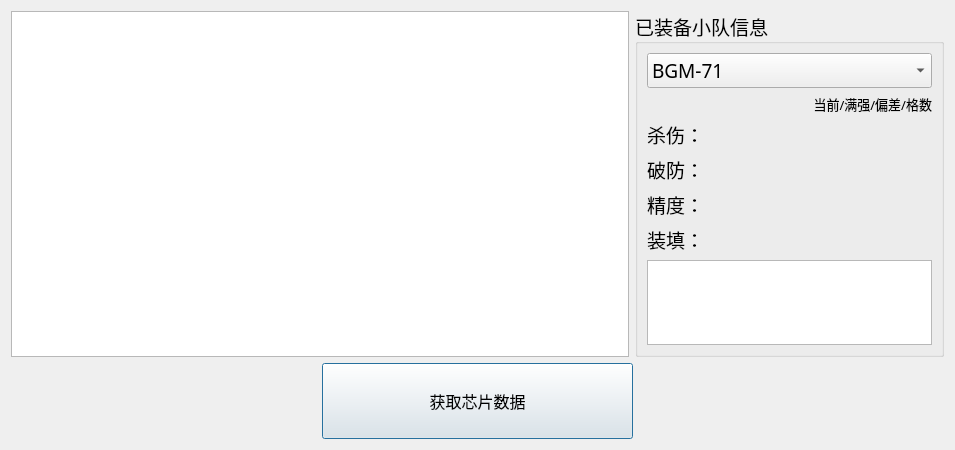
<?xml version="1.0" encoding="UTF-8"?>
<ui version="4.0">
 <class>ChipDataWindow</class>
 <widget class="QDialog" name="ChipDataWindow">
  <property name="geometry">
   <rect>
    <x>0</x>
    <y>0</y>
    <width>955</width>
    <height>450</height>
   </rect>
  </property>
  <property name="font">
   <font>
    <family>等线</family>
    <pointsize>14</pointsize>
   </font>
  </property>
  <property name="windowTitle">
   <string>芯片数据</string>
  </property>
  <layout class="QGridLayout" name="gridLayout" columnstretch="2,1">
   <item row="0" column="0">
    <widget class="QTableView" name="tableView"/>
   </item>
   <item row="0" column="1">
    <widget class="QGroupBox" name="groupBox">
     <property name="title">
      <string>已装备小队信息</string>
     </property>
     <layout class="QGridLayout" name="gridLayout_2">
      <item row="5" column="0">
       <widget class="QLabel" name="reloadLabel">
        <property name="text">
         <string>装填：</string>
        </property>
       </widget>
      </item>
      <item row="3" column="0">
       <widget class="QLabel" name="dbkLabel">
        <property name="text">
         <string>破防：</string>
        </property>
       </widget>
      </item>
      <item row="4" column="0">
       <widget class="QLabel" name="hitLabel">
        <property name="text">
         <string>精度：</string>
        </property>
       </widget>
      </item>
      <item row="0" column="0">
       <widget class="QComboBox" name="squadComboBox">
        <item>
         <property name="text">
          <string>BGM-71</string>
         </property>
        </item>
        <item>
         <property name="text">
          <string>AGS-30</string>
         </property>
        </item>
        <item>
         <property name="text">
          <string>2B14</string>
         </property>
        </item>
        <item>
         <property name="text">
          <string>M2</string>
         </property>
        </item>
        <item>
         <property name="text">
          <string>AT4</string>
         </property>
        </item>
        <item>
         <property name="text">
          <string>QLZ-04</string>
         </property>
        </item>
       </widget>
      </item>
      <item row="6" column="0">
       <widget class="QTableView" name="squadTableView"/>
      </item>
      <item row="2" column="0">
       <widget class="QLabel" name="damageLabel">
        <property name="text">
         <string>杀伤：</string>
        </property>
       </widget>
      </item>
      <item row="1" column="0">
       <widget class="QLabel" name="label">
        <property name="font">
         <font>
          <pointsize>10</pointsize>
         </font>
        </property>
        <property name="text">
         <string>当前/满强/偏差/格数</string>
        </property>
        <property name="alignment">
         <set>Qt::AlignRight|Qt::AlignTrailing|Qt::AlignVCenter</set>
        </property>
       </widget>
      </item>
     </layout>
    </widget>
   </item>
   <item row="1" column="0" colspan="2">
    <layout class="QHBoxLayout" name="horizontalLayout">
     <item>
      <spacer name="horizontalSpacer">
       <property name="orientation">
        <enum>Qt::Horizontal</enum>
       </property>
       <property name="sizeHint" stdset="0">
        <size>
         <width>40</width>
         <height>20</height>
        </size>
       </property>
      </spacer>
     </item>
     <item>
      <widget class="QPushButton" name="getDataPushButton">
       <property name="sizePolicy">
        <sizepolicy hsizetype="Expanding" vsizetype="Fixed">
         <horstretch>0</horstretch>
         <verstretch>0</verstretch>
        </sizepolicy>
       </property>
       <property name="font">
        <font>
         <family>等线</family>
         <pointsize>12</pointsize>
        </font>
       </property>
       <property name="text">
        <string>
获取芯片数据  
</string>
       </property>
      </widget>
     </item>
     <item>
      <spacer name="horizontalSpacer_2">
       <property name="orientation">
        <enum>Qt::Horizontal</enum>
       </property>
       <property name="sizeHint" stdset="0">
        <size>
         <width>40</width>
         <height>20</height>
        </size>
       </property>
      </spacer>
     </item>
    </layout>
   </item>
  </layout>
 </widget>
 <resources/>
 <connections/>
</ui>
